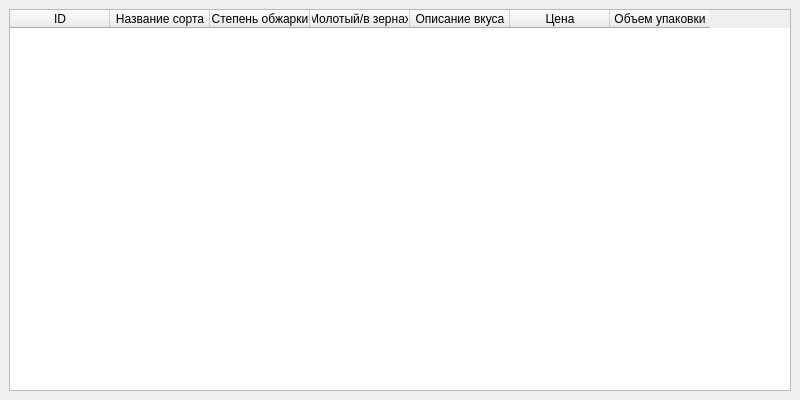
<?xml version="1.0" encoding="UTF-8"?>
<ui version="4.0">
 <class>MainWindow</class>
 <widget class="QMainWindow" name="MainWindow">
  <property name="geometry">
   <rect>
    <x>0</x>
    <y>0</y>
    <width>800</width>
    <height>400</height>
   </rect>
  </property>
  <property name="windowTitle">
   <string>Информация о кофе</string>
  </property>
  <widget class="QWidget" name="centralwidget">
   <layout class="QVBoxLayout" name="verticalLayout">
    <item>
     <widget class="QTableWidget" name="tableWidget">
      <column>
       <property name="text">
        <string>ID</string>
       </property>
      </column>
      <column>
       <property name="text">
        <string>Название сорта</string>
       </property>
      </column>
      <column>
       <property name="text">
        <string>Степень обжарки</string>
       </property>
      </column>
      <column>
       <property name="text">
        <string>Молотый/в зернах</string>
       </property>
      </column>
      <column>
       <property name="text">
        <string>Описание вкуса</string>
       </property>
      </column>
      <column>
       <property name="text">
        <string>Цена</string>
       </property>
      </column>
      <column>
       <property name="text">
        <string>Объем упаковки</string>
       </property>
      </column>
     </widget>
    </item>
   </layout>
  </widget>
 </widget>
 <resources/>
 <connections/>
</ui>
